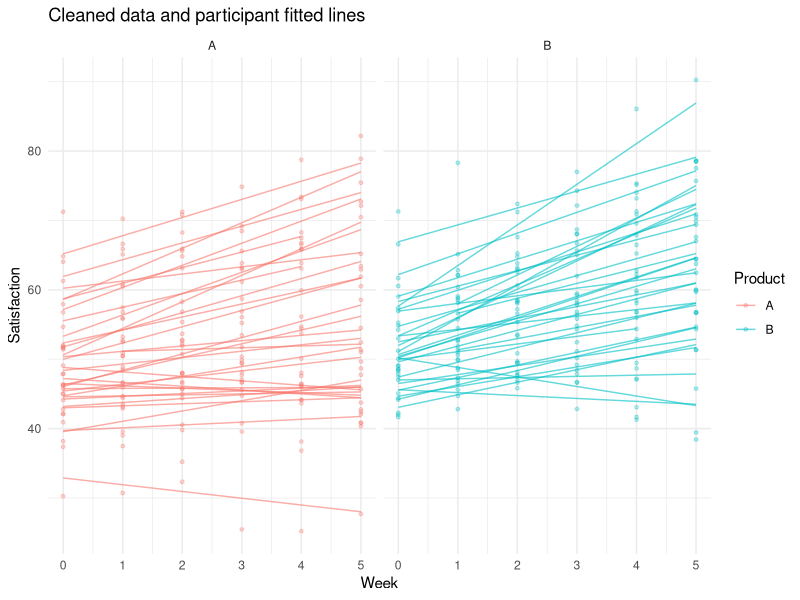

Generate this figure with R:
library(tidyverse)
library(nlme)

set.seed(123)

n_people <- 60
n_visits <- 6

dat <- data.frame(
  id = factor(rep(seq_len(n_people), each = n_visits)),
  week = rep(0:5, times = n_people),
  product = factor(
    rep(rep(c("A", "B"), each = 30), each = n_visits)
  )
)

#participant deviations from the average starting level
person_intercept <- rep(
  rnorm(n_people, mean = 0, sd = 8),
  each = n_visits
)

#participant deviations from their product's average slope
person_slope <- rep(
  rnorm(n_people, mean = 0, sd = 2),
  each = n_visits
)

#nearby measurements within a participant are more correlated
#arima.sim generates n_visits correlated errors for one participant
#replicate repeats this for n_people
#e(t) = 0.5*e(t-1) + u(t), where u(t)~N(0,sd=3)
measurement_error <- as.vector(
  replicate(
    n_people,
    arima.sim(
      model = list(ar = 0.5),
      n = n_visits,
      sd = 3
    )
  )
)

#both products improve over time
#with product B improves an additional 1.5 points per week
dat$satisfaction <- with(
  dat,
  50 +
    person_intercept +
    (1 + 1.5 * (product == "B") + person_slope) * week +
    measurement_error
)

head(dat)

set.seed(456)

dat_original <- dat %>%
  select(id, week, product, satisfaction)

messy_dat <- dat_original %>%
  mutate(
    id = paste0(" P", as.character(id), " "),
    
    week = paste("Week", week),

#replace "A" with either "a" or " Product A "; same for "B"    
    product = case_when(
      product == "A" ~ sample(
        c("A", "a", " Product A "),
        n(), replace = TRUE
      ),
      product == "B" ~ sample(
        c("B", "b", " Product B "),
        n(), replace = TRUE
      )
    ),
    
    satisfaction = paste0(
      round(satisfaction, 2),
      " points"
    )
  )

#introduce missing scores in 12 different rows
missing_rows <- sample(seq_len(nrow(messy_dat)), 12)

messy_dat$satisfaction[missing_rows] <- NA_character_

#introduce two additional problems in different rows
remaining_rows <- setdiff(
  seq_len(nrow(messy_dat)),
  missing_rows
)

problem_rows <- sample(remaining_rows, 2)

#known data entry error
messy_dat$satisfaction[problem_rows[1]] <- "999 points"

#missing visit information
messy_dat$week[problem_rows[2]] <- "unknown"

#add five exact duplicate records
messy_dat <- bind_rows(
  messy_dat,
  messy_dat %>% slice_sample(n = 5)
)

glimpse(messy_dat)
head(messy_dat)

####################
#inspect the problems
messy_dat %>% count(product)

#visit labels
messy_dat %>% count(week)

#missing values in each column
messy_dat %>%
  summarise(across(everything(), ~ sum(is.na(.x))))

#number of exact duplicate rows
sum(duplicated(messy_dat))

summary(messy_dat)


#####################
#clean the data
clean_dat <- messy_dat %>%
  distinct() %>%                     #remove exact duplicates
  mutate(
    id = str_trim(id),
    
    product = str_to_upper(str_trim(product)),
    product = str_remove(product, "^PRODUCT\\s+"),
    
    # Keep the original text for checking
    week_raw = week,
    satisfaction_raw = satisfaction,
    
    week = parse_number(
      week,
      na = c("", "NA", "unknown")
    ),
    
    satisfaction = parse_number(satisfaction),
    
    invalid_score = !is.na(satisfaction) &
      satisfaction == satisfaction[which(!is.na(satisfaction) & satisfaction > 100)],
    
    # Treat the known entry error as missing
    satisfaction = replace(
      satisfaction,
      invalid_score,
      NA_real_
    ),
    
    id = factor(id),
    product = factor(product, levels = c("A", "B"))
  ) %>%
  arrange(id, week)

#invalid records
flagged_records <- clean_dat %>%
  filter(
    invalid_score |
      is.na(satisfaction) |
      is.na(week) |
      is.na(product)
  )

flagged_records %>%
  select(
    id, product,
    week_raw, satisfaction_raw,
    invalid_score
  )

#check the longitudinal structure, where 
#each participant should have at most 1 one record/week
#and product assignment should remain constant
#should return zero rows
duplicate_visits <- clean_dat %>%
  filter(!is.na(week)) %>%
  count(id, week) %>%
  filter(n > 1)

duplicate_visits

#should return zero rows
product_changes <- clean_dat %>%
  group_by(id) %>%
  summarise(
    n_products = n_distinct(product, na.rm = TRUE),
    .groups = "drop"
  ) %>%
  filter(n_products > 1)

product_changes

#stop if either problem remains
stopifnot(
  nrow(duplicate_visits) == 0,
  nrow(product_changes) == 0
)

#exclude unusable visits, while retaining the participant's valid visits
analysis_dat <- clean_dat %>%
  filter(
    !is.na(id),
    !is.na(product),
    !is.na(week),
    !is.na(satisfaction)
  ) %>%
  arrange(id, week)

#report how many records remain
tibble(
  stage = c(
    "Original data",
    "Messy data",
    "After removing duplicates",
    "Available for analysis"
  ),
  rows = c(
    nrow(dat_original),
    nrow(messy_dat),
    nrow(clean_dat),
    nrow(analysis_dat)
  )
)

#number of usable visits per participant
analysis_dat %>%
  count(id, name = "usable_visits") %>%
  count(usable_visits, name = "participants")


#fit the models
#random intercept and slope, independent residual errors
model_no_ar <- lme(
  fixed = satisfaction ~ product * week,
  random = ~ week | id,
  data = analysis_dat,
  method = "REML",
  na.action = na.fail
)

#add residual AR(1) correlation
model_ar <- update(
  model_no_ar,
  correlation = corAR1(form = ~ week | id)
)

#compare covariance structures using the same records
anova(model_no_ar, model_ar)

summary(model_ar)
VarCorr(model_ar)

#estimate each product’s average weekly slope and compare them
library(emmeans)

product_slopes <- emtrends(
  model_ar,
  ~ product,
  var = "week"
)

#slopes and 95% confidence intervals
confint(product_slopes)

#Product B slope minus Product A slope
summary(
  contrast(product_slopes, method = "revpairwise"),
  infer = c(TRUE, TRUE)
)

#plot the cleaned observations and fitted lines
analysis_dat$fitted <- predict(
  model_ar,
  newdata = analysis_dat,
  level = 1
)

ggplot(
  analysis_dat,
  aes(x = week, color = product, group = id)
) +
  geom_point(
    aes(y = satisfaction),
    alpha = 0.3,
    size = 1
  ) +
  geom_line(
    aes(y = fitted),
    alpha = 0.6
  ) +
  facet_wrap(~ product) +
  scale_x_continuous(breaks = 0:5) +
  labs(
    title = "Cleaned data and participant fitted lines",
    x = "Week",
    y = "Satisfaction",
    color = "Product"
  ) +
  theme_minimal()
